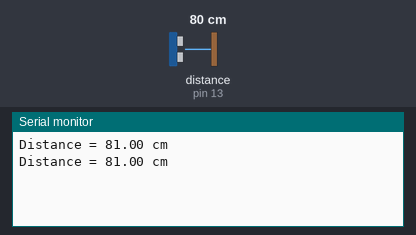
Recording of a sketch running on a simulated Arduino Uno, built with avr-gcc and run on an emulated ATmega328P. Parts: the last lines printed to the serial monitor. The test bench sets the inputs (shaded band); at power-on: distance to the obstacle (sensor on pin 13) 80 cm. The echo pulse lasts 58.3 µs per cm.

Above: at 1.8 s.
1.9 s: distance to the obstacle (sensor on pin 13) set to 4 cm
At 2.8 s:
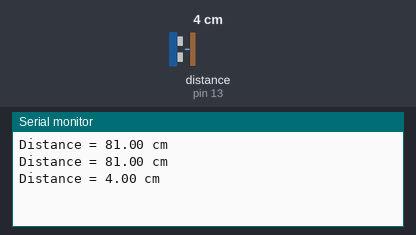
3.4 s: distance to the obstacle (sensor on pin 13) set to 2 cm
At 4.4 s:
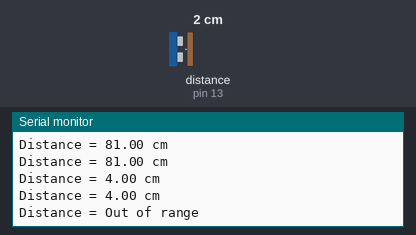

The sketch:

UltraSonic_After_Calibrating.ino
```cpp
#include "NewPing.h"

// Hook up HC-SR04 with Trig to Arduino Pin 10, Echo to Arduino pin 13
// Maximum Distance is 400 centimeters

#define TRIGGER_PIN  10
#define ECHO_PIN     13
#define MAX_DISTANCE 400

NewPing sonar(TRIGGER_PIN, ECHO_PIN, MAX_DISTANCE);

float distance;

void setup() {
  Serial.begin (9600);
}

void loop() {

  distance = sonar.ping_cm();

  // Send results to Serial Monitor
  Serial.print("Distance = ");
  if (distance >= 400 || distance <= 2) {
    Serial.println("Out of range");
  }
  else {
    Serial.print(distance);
    Serial.println(" cm");
    delay(500);
  }
  delay(500);
}
```

Measured:
- the behaviour switches between 3 and 2 cm on distance to the obstacle (sensor on pin 13) (found by bisection; images 1 and 2)
- after the input at 1.9 s, the serial monitor: prints a new line after 0.11 s (image 1)
- after the input at 3.4 s, the serial monitor: prints a new line after 0.62 s (image 2)
